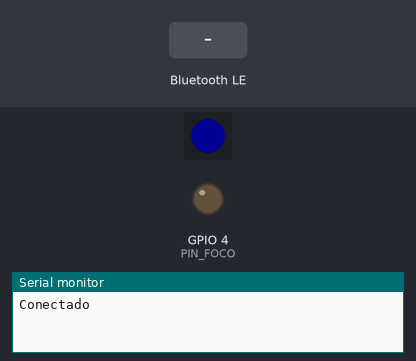
A sketch run on a simulated ESP32-S3. Parts: 1 RGB LEDs in strip order, left to right, output pins drawn as LEDs (lit = HIGH), the last lines printed to the serial monitor. Inputs (shaded band) come from the test bench. Dim RGB values are drawn brighter than linear; nothing arrives over Bluetooth unless stated; a phone connects over Bluetooth LE 3 s after start.

Above: at 3.6 s.
3.7 s: Bluetooth LE write "ROJO" received
At 4.0 s:
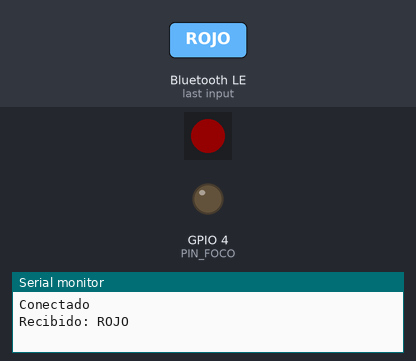
5.2 s: Bluetooth LE write "ON" received
At 6.3 s:
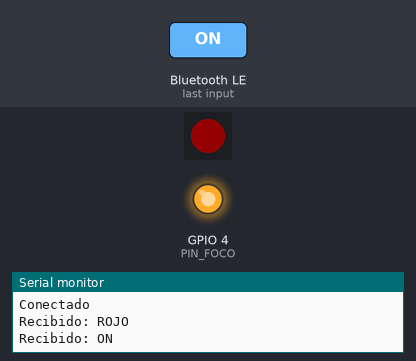
6.7 s: Bluetooth LE write "AZUL" received
At 7.4 s:
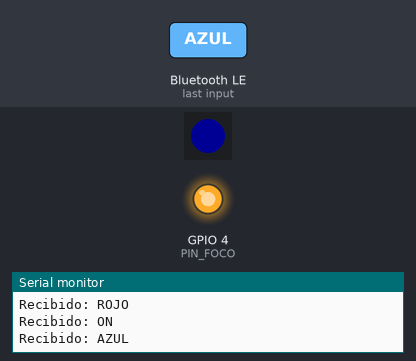
8.2 s: Bluetooth LE write "VERDE" received
At 8.6 s:
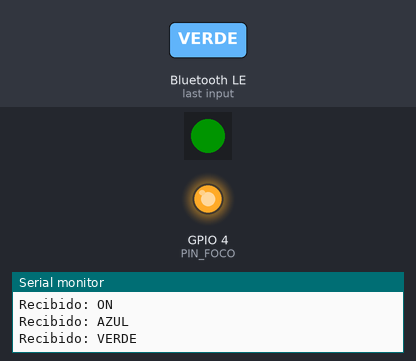
Timing chart, 0 to 10.7 s (numbered marks = the images above; inputs shaded):
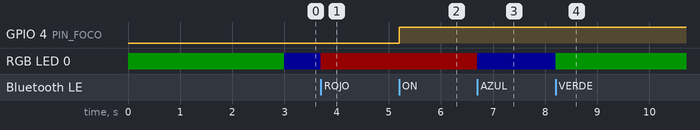

The sketch:

Pruebas_BLE.ino
```cpp
#include <BLEDevice.h>
#include <BLEServer.h>
#include <BLEUtils.h>
#include <Adafruit_NeoPixel.h>

#define PIN_RGB 48                    // Pin del sensor led
#define PIN_FOCO 4                    // Pin de Relevador
#define NUMPIXELS 1                   // Cantidad de sensores led

Adafruit_NeoPixel pixels(NUMPIXELS, PIN_RGB, NEO_GRB + NEO_KHZ800);

//ID de servidor y canal
#define SERVICE_UUID "12345678-1234-1234-1234-1234567890ab"
#define CHARACTERISTIC_UUID "abcd1234-5678-1234-5678-abcdef123456"

bool dispositivoConectado = false;    // Conexion a BLE
bool conectado = false;               // Validacion para Leds
bool DatoRecibido = false;            // Valida que haya dato
String palabra = "";                  // Guarda el dato resivido

void setColor(uint8_t r, uint8_t g, uint8_t b) {
  pixels.setPixelColor(0, pixels.Color(r, g, b));
  pixels.show();
}

//Servidor
class MyServerCallbacks : public BLEServerCallbacks {
  void onConnect(BLEServer* pServer) {
    dispositivoConectado = true;
    palabra = "";
    Serial.println("Conectado");
  }
  void onDisconnect(BLEServer* pServer) {
    dispositivoConectado = false;
    palabra = "";
    Serial.println("Desconectado");
    BLEDevice::startAdvertising();
  }
};

// Recepcion de datos
class MyCallbacks : public BLECharacteristicCallbacks {
  void onWrite(BLECharacteristic* pCharacteristic) {
    palabra = String(pCharacteristic->getValue().c_str());
    palabra.trim();
    palabra.toUpperCase();
    DatoRecibido = true;              // Avisamos al loop que hay algo nuevo
    Serial.println("Recibido: " + palabra);
  }
};

void setup() {
  Serial.begin(115200);
  pixels.begin();
  pixels.setBrightness(20);

  pinMode(PIN_FOCO, OUTPUT);
  digitalWrite(PIN_FOCO, LOW);

  BLEDevice::init("ESP32_S3_Team_mamalon");
  BLEServer* pServer = BLEDevice::createServer();
  pServer->setCallbacks(new MyServerCallbacks());

  BLEService* pService = pServer->createService(SERVICE_UUID);
  BLECharacteristic* pCharacteristic = pService->createCharacteristic(
    CHARACTERISTIC_UUID,
    BLECharacteristic::PROPERTY_WRITE | BLECharacteristic::PROPERTY_WRITE_NR);

  pCharacteristic->setCallbacks(new MyCallbacks());
  pService->start();

  BLEDevice::startAdvertising();

  setColor(0, 255, 0);  // Azul
}

void loop() {

  // ESTADO: CONEXIÓN
  if (dispositivoConectado && !conectado) {
    setColor(0, 0, 255);  // Verde
    conectado = true;
  }

  // ESTADO: DESCONEXIÓN
  if (!dispositivoConectado && conectado) {
    setColor(255, 0, 0);  // Rojo
    conectado = false;
    delay(2000);
  setColor(0, 255, 0);    // Azul
  }

  // Acciones con los datos resvidos
  if (dispositivoConectado && DatoRecibido) {
    if (palabra == "AZUL") setColor(0, 0, 255);
    else if (palabra == "ROJO") setColor(255, 0, 0);
    else if (palabra == "VERDE") setColor(0, 255, 0);
    else if (palabra == "ON") digitalWrite(PIN_FOCO, HIGH);
    else if (palabra == "OFF") digitalWrite(PIN_FOCO, LOW);

    DatoRecibido = false;          // Reinicia el dato
  }
}
```

Measured:
- after the input at 3.7 s, RGB LED 0: RGB(0, 0, 20) → RGB(20, 0, 0) at once
- after the input at 5.2 s, GPIO 4 (PIN_FOCO): LOW → HIGH at once
- after the input at 6.7 s, RGB LED 0: RGB(20, 0, 0) → RGB(0, 0, 20) at once
- after the input at 8.2 s, RGB LED 0: RGB(0, 0, 20) → RGB(0, 20, 0) at once
